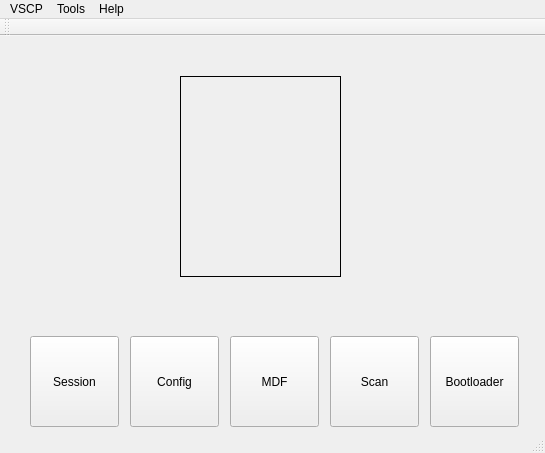
<?xml version="1.0" encoding="UTF-8"?>
<ui version="4.0">
 <class>MainWindow</class>
 <widget class="QMainWindow" name="MainWindow">
  <property name="geometry">
   <rect>
    <x>0</x>
    <y>0</y>
    <width>545</width>
    <height>453</height>
   </rect>
  </property>
  <property name="windowTitle">
   <string>MainWindow</string>
  </property>
  <widget class="QWidget" name="centralwidget">
   <widget class="QPushButton" name="btnSession">
    <property name="geometry">
     <rect>
      <x>30</x>
      <y>300</y>
      <width>89</width>
      <height>91</height>
     </rect>
    </property>
    <property name="text">
     <string>Session</string>
    </property>
    <property name="icon">
     <iconset>
      <normaloff>images/png/128x128/database_search.png</normaloff>images/png/128x128/database_search.png</iconset>
    </property>
   </widget>
   <widget class="QPushButton" name="btnConfigDevice">
    <property name="geometry">
     <rect>
      <x>130</x>
      <y>300</y>
      <width>89</width>
      <height>91</height>
     </rect>
    </property>
    <property name="text">
     <string>Config</string>
    </property>
    <property name="icon">
     <iconset>
      <normaloff>images/png/128x128/process.png</normaloff>images/png/128x128/process.png</iconset>
    </property>
   </widget>
   <widget class="QPushButton" name="btnMdfEditor">
    <property name="geometry">
     <rect>
      <x>230</x>
      <y>300</y>
      <width>89</width>
      <height>91</height>
     </rect>
    </property>
    <property name="text">
     <string>MDF</string>
    </property>
    <property name="icon">
     <iconset>
      <normaloff>images/png/128x128/database_add.png</normaloff>images/png/128x128/database_add.png</iconset>
    </property>
   </widget>
   <widget class="QPushButton" name="btnScan">
    <property name="geometry">
     <rect>
      <x>330</x>
      <y>300</y>
      <width>89</width>
      <height>91</height>
     </rect>
    </property>
    <property name="text">
     <string>Scan</string>
    </property>
    <property name="icon">
     <iconset>
      <normaloff>images/png/128x128/search.png</normaloff>images/png/128x128/search.png</iconset>
    </property>
   </widget>
   <widget class="QPushButton" name="btnBootLoadWiz">
    <property name="geometry">
     <rect>
      <x>430</x>
      <y>300</y>
      <width>89</width>
      <height>91</height>
     </rect>
    </property>
    <property name="text">
     <string>Bootloader</string>
    </property>
    <property name="icon">
     <iconset>
      <normaloff>images/png/128x128/image.png</normaloff>images/png/128x128/image.png</iconset>
    </property>
   </widget>
   <widget class="QLabel" name="logo">
    <property name="geometry">
     <rect>
      <x>180</x>
      <y>40</y>
      <width>161</width>
      <height>201</height>
     </rect>
    </property>
    <property name="autoFillBackground">
     <bool>true</bool>
    </property>
    <property name="frameShape">
     <enum>QFrame::Box</enum>
    </property>
    <property name="text">
     <string/>
    </property>
    <property name="pixmap">
     <pixmap>images/vscp_logo.jpg</pixmap>
    </property>
    <property name="scaledContents">
     <bool>true</bool>
    </property>
   </widget>
  </widget>
  <widget class="QMenuBar" name="menubar">
   <property name="geometry">
    <rect>
     <x>0</x>
     <y>0</y>
     <width>545</width>
     <height>22</height>
    </rect>
   </property>
   <widget class="QMenu" name="menutest">
    <property name="title">
     <string>VSCP</string>
    </property>
    <addaction name="actionVSCP_Client_Windows"/>
    <addaction name="actionVSCP_Device_Configuration_Window"/>
    <addaction name="actionVSCP_MDF_Editor"/>
    <addaction name="actionScan_for_devices"/>
    <addaction name="actionBoot_loader_wizzard"/>
    <addaction name="separator"/>
    <addaction name="separator"/>
    <addaction name="actionExit"/>
   </widget>
   <widget class="QMenu" name="menuTools">
    <property name="title">
     <string>Tools</string>
    </property>
    <addaction name="actionSettings"/>
   </widget>
   <widget class="QMenu" name="menuHelp">
    <property name="title">
     <string>Help</string>
    </property>
    <addaction name="actionVSCP_Documentation"/>
    <addaction name="actionVSCP_Site"/>
    <addaction name="separator"/>
    <addaction name="actionAbout"/>
   </widget>
   <addaction name="menutest"/>
   <addaction name="menuTools"/>
   <addaction name="menuHelp"/>
  </widget>
  <widget class="QStatusBar" name="statusbar"/>
  <widget class="QToolBar" name="toolBar">
   <property name="windowTitle">
    <string>toolBar</string>
   </property>
   <attribute name="toolBarArea">
    <enum>TopToolBarArea</enum>
   </attribute>
   <attribute name="toolBarBreak">
    <bool>false</bool>
   </attribute>
  </widget>
  <action name="actionVSCP_Client_Windows">
   <property name="text">
    <string>Client Windows...</string>
   </property>
  </action>
  <action name="actionVSCP_Device_Configuration_Window">
   <property name="text">
    <string>Device Configuration Window...</string>
   </property>
  </action>
  <action name="actionVSCP_MDF_Editor">
   <property name="text">
    <string>MDF Editor...</string>
   </property>
  </action>
  <action name="actionScan_for_devices">
   <property name="text">
    <string>Scan for devices...</string>
   </property>
  </action>
  <action name="actionBoot_loader_wizzard">
   <property name="text">
    <string>Boot loader wizzard...</string>
   </property>
  </action>
  <action name="actionSettings">
   <property name="text">
    <string>Settings....</string>
   </property>
  </action>
  <action name="actionAbout">
   <property name="text">
    <string>About...</string>
   </property>
  </action>
  <action name="actionExit">
   <property name="text">
    <string>Exit</string>
   </property>
  </action>
  <action name="actionVSCP_Documentation">
   <property name="text">
    <string>VSCP Documentation</string>
   </property>
  </action>
  <action name="actionVSCP_Site">
   <property name="text">
    <string>VSCP Site</string>
   </property>
  </action>
 </widget>
 <resources/>
 <connections/>
</ui>
